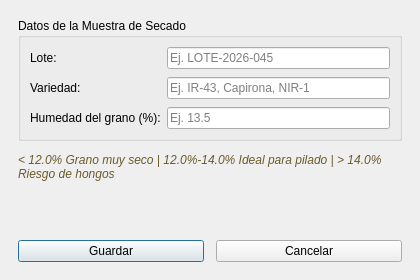
<?xml version="1.0" encoding="UTF-8"?>
<ui version="4.0">
 <class>MuestraArrozFormDialog</class>
 <widget class="QDialog" name="MuestraArrozFormDialog">
  <property name="geometry">
   <rect>
    <x>0</x>
    <y>0</y>
    <width>420</width>
    <height>280</height>
   </rect>
  </property>
  <property name="windowTitle">
   <string>Registrar Muestra de Humedad - Arroz</string>
  </property>
  <layout class="QVBoxLayout" name="verticalLayout">
   <property name="spacing">
    <number>12</number>
   </property>
   <property name="leftMargin">
    <number>18</number>
   </property>
   <property name="topMargin">
    <number>18</number>
   </property>
   <property name="rightMargin">
    <number>18</number>
   </property>
   <property name="bottomMargin">
    <number>18</number>
   </property>
   <item>
    <widget class="QGroupBox" name="grp_muestra">
     <property name="title">
      <string>Datos de la Muestra de Secado</string>
     </property>
     <layout class="QFormLayout" name="form_muestra">
      <property name="verticalSpacing">
       <number>8</number>
      </property>
      <item row="0" column="0">
       <widget class="QLabel" name="lbl_lote">
        <property name="text">
         <string>Lote:</string>
        </property>
       </widget>
      </item>
      <item row="0" column="1">
       <widget class="QLineEdit" name="txt_lote">
        <property name="placeholderText">
         <string>Ej. LOTE-2026-045</string>
        </property>
       </widget>
      </item>
      <item row="1" column="0">
       <widget class="QLabel" name="lbl_variedad">
        <property name="text">
         <string>Variedad:</string>
        </property>
       </widget>
      </item>
      <item row="1" column="1">
       <widget class="QLineEdit" name="txt_variedad">
        <property name="placeholderText">
         <string>Ej. IR-43, Capirona, NIR-1</string>
        </property>
       </widget>
      </item>
      <item row="2" column="0">
       <widget class="QLabel" name="lbl_humedad">
        <property name="text">
         <string>Humedad del grano (%):</string>
        </property>
       </widget>
      </item>
      <item row="2" column="1">
       <widget class="QLineEdit" name="txt_humedad_grano">
        <property name="placeholderText">
         <string>Ej. 13.5</string>
        </property>
       </widget>
      </item>
     </layout>
    </widget>
   </item>
   <item>
    <widget class="QLabel" name="lbl_ayuda">
     <property name="styleSheet">
      <string notr="true">color: #6b5b2a; font-style: italic;</string>
     </property>
     <property name="wordWrap">
      <bool>true</bool>
     </property>
     <property name="text">
      <string>&lt; 12.0% Grano muy seco  |  12.0%-14.0% Ideal para pilado  |  &gt; 14.0% Riesgo de hongos</string>
     </property>
    </widget>
   </item>
   <item>
    <spacer name="verticalSpacer">
     <property name="orientation">
      <enum>Qt::Vertical</enum>
     </property>
     <property name="sizeHint" stdset="0">
      <size>
       <width>20</width>
       <height>10</height>
      </size>
     </property>
    </spacer>
   </item>
   <item>
    <layout class="QHBoxLayout" name="layout_botones">
     <item>
      <widget class="QPushButton" name="btn_guardar">
       <property name="text">
        <string>Guardar</string>
       </property>
      </widget>
     </item>
     <item>
      <widget class="QPushButton" name="btn_cancelar">
       <property name="text">
        <string>Cancelar</string>
       </property>
      </widget>
     </item>
    </layout>
   </item>
  </layout>
 </widget>
 <resources/>
 <connections/>
</ui>
